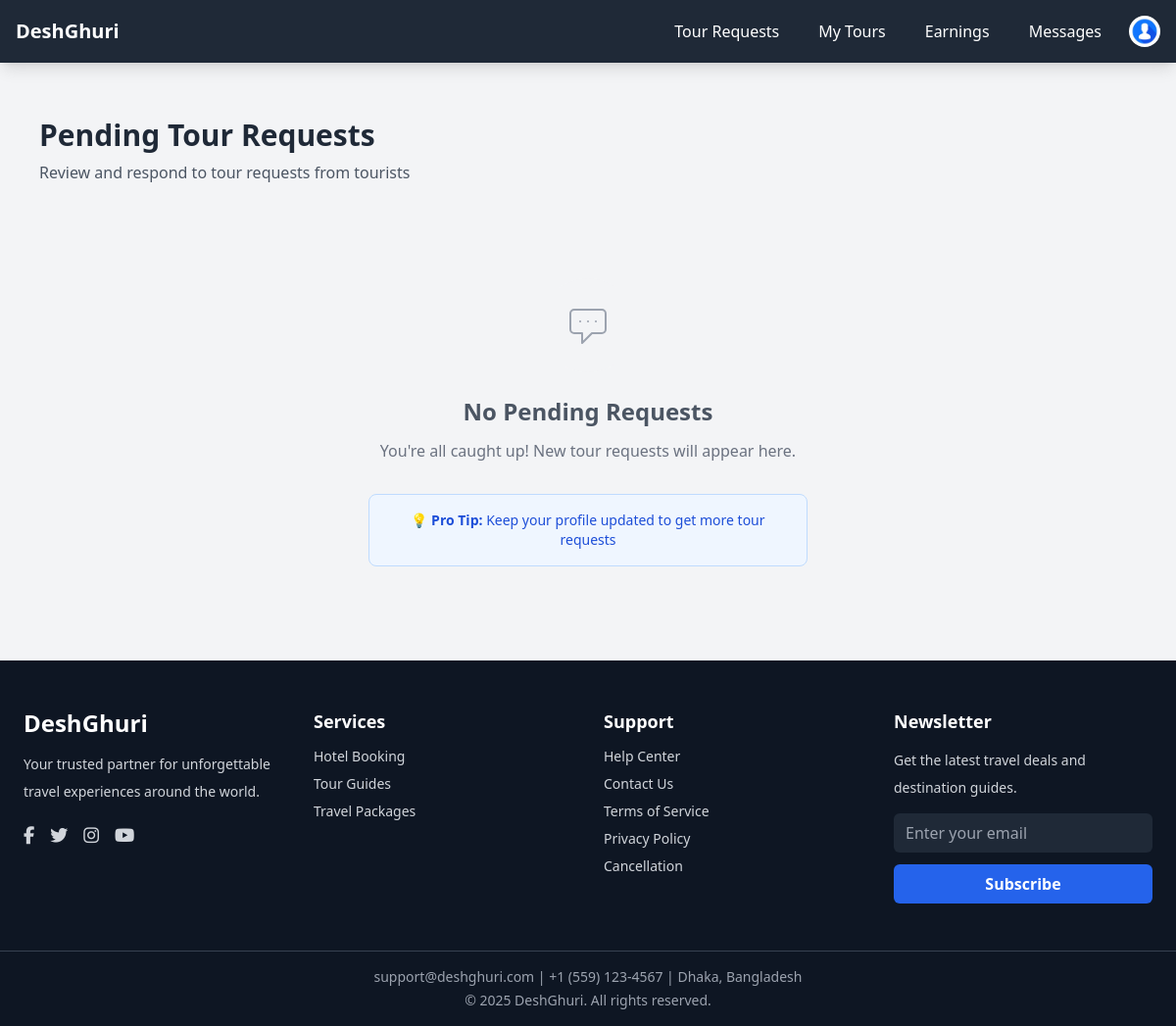
/guides/tour_requests/ (signed in), run on an earlier commit of the app's database.
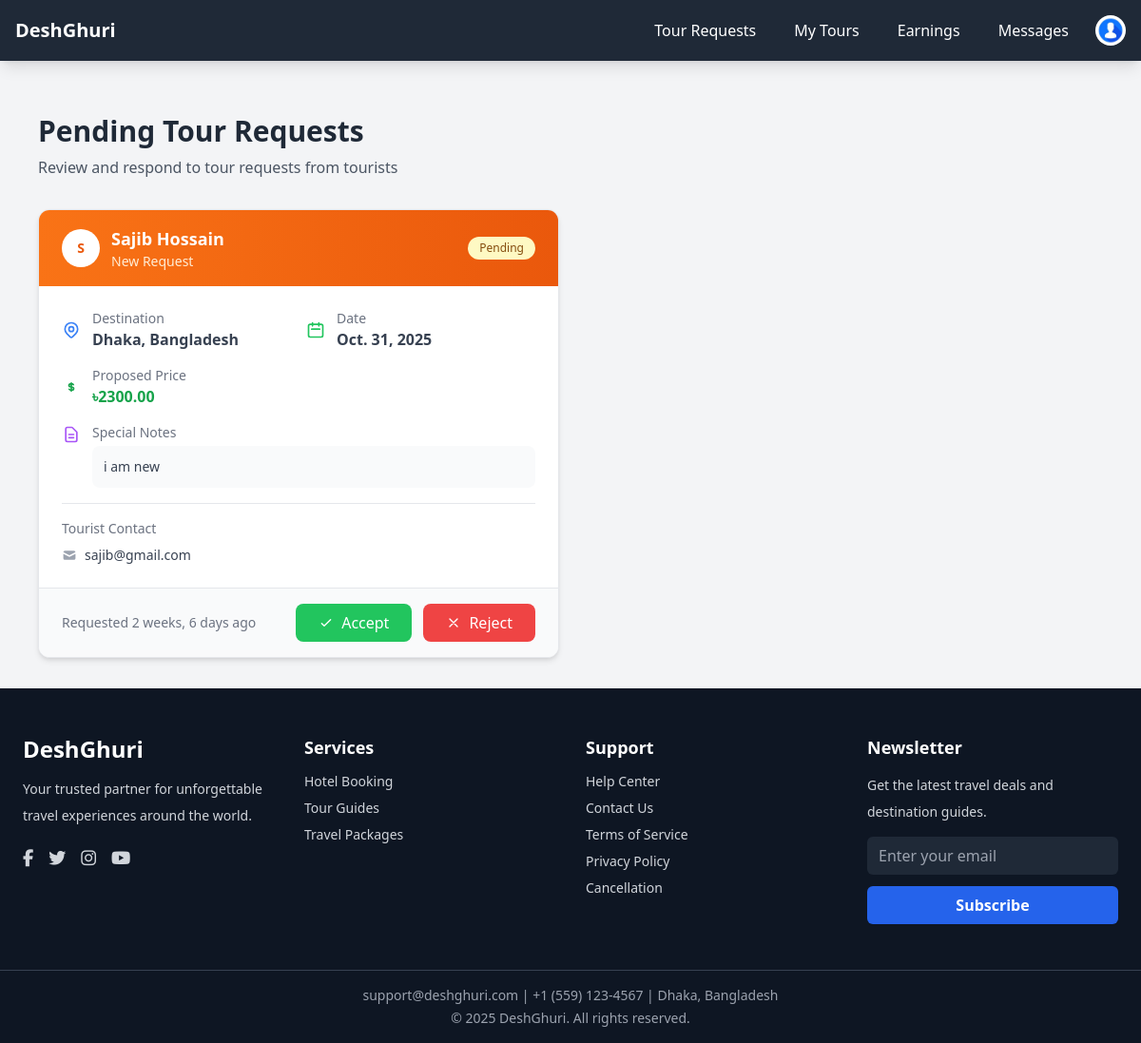
And on a later commit of the database.
### guides/models.py (models this page shows, shortened)
class TourRequest(models.Model):
    tourist = models.ForeignKey(settings.AUTH_USER_MODEL, on_delete=models.CASCADE, related_name="tourist_requests")
    guide = models.ForeignKey(settings.AUTH_USER_MODEL, on_delete=models.CASCADE, related_name="guide_requests",
                              null=True, blank=True)
    destination = models.CharField(max_length=200)
    date = models.DateField()
    number_of_travelers = models.PositiveIntegerField(
        default=1,
        verbose_name="Number of Travelers"
    )
    duration_hours = models.PositiveIntegerField(
        choices=[
            (2, '2 hours (Quick tour)'),
            (4, '4 hours (Half day)'),
            (8, '8 hours (Full day)'),
            (12, '12 hours (Full day+)'),
        ],
        default=4,
        verbose_name="Tour Duration"
    )
    places_to_explore = models.CharField(
        max_length=500,
        blank=True,
        verbose_name="Places to Explore",
        help_text="Specific places the tourist wants to visit"
    )
    price = models.DecimalField(
        max_digits=10,
        decimal_places=2,
        null=True,
        blank=True,
        verbose_name="Proposed Price"
    )
    notes = models.TextField(blank=True)
    status = models.CharField(
        max_length=20,
        choices=[
            ("pending", "Pending"),
            ("accepted", "Accepted"),
            ("completed", "Completed"),
            ("rejected", "Rejected")
        ],
        default="pending"
    )
    created_at = models.DateTimeField(auto_now_add=True)
    class Meta:
        verbose_name = "Tour Request"
        verbose_name_plural = "Tour Requests"

### accounts/models.py (models this page shows, shortened)
class User(AbstractUser):
    username = models.CharField(
        max_length=150,
        unique=True,
        help_text="Required. 150 characters or fewer."
    )
    ROLE_CHOICES = (
        ('tourist', 'Tourist'),
        ('guide', 'Guide'),
        ('hotel_manager', 'Hotel Manager'),
    )
    role = models.CharField(max_length=20, choices=ROLE_CHOICES)
    agree_terms = models.BooleanField(default=False)

### accounts/utils.py (the view)
        def wrapper(request, *args, **kwargs):
            if request.user.is_authenticated and request.user.role in allowed_roles:
                return view_func(request, *args, **kwargs)
            else:
                raise PermissionDenied

### accounts/context_processors.py (called while the page is built)
def user_role(request):
    user = None
    role = None
    if request.user.is_authenticated:
        user = request.user
        role = user.role  # from your custom User model field
    return {
        'logged_user': user,
        'logged_role': role,
    }

### accounts/utils.py (called while the page is built)
def role_required(allowed_roles=None):
    if allowed_roles is None:
        allowed_roles = []
    def decorator(view_func):
        def wrapper(request, *args, **kwargs):
            if request.user.is_authenticated and request.user.role in allowed_roles:
                return view_func(request, *args, **kwargs)
            else:
                raise PermissionDenied
        return wrapper
    return decorator

### guides/views.py (called while the page is built)
@login_required
@role_required(['guide'])
def tour_requests(request):
    requests = TourRequest.objects.filter(guide=request.user, status="pending")
    return render(request, "guides/tour_requests.html", {"requests": requests})

### template/guides/tour_requests.html (shortened to what the changed rows need)
{% extends "base.html" %}
{% block content %}
<div class="max-w-6xl mx-auto px-4 py-8">
  <div class="mb-8">
    <h1 class="text-3xl font-bold text-gray-800 mb-2">Pending Tour Requests</h1>
  </div>
  {% if requests %}
    <div class="grid grid-cols-1 lg:grid-cols-2 gap-6">
      {% for req in requests %}
      <div class="bg-white rounded-xl shadow-md border border-gray-200 hover:shadow-lg transition-shadow duration-300 overflow-hidden">
        <div class="bg-gradient-to-r from-orange-500 to-orange-600 px-6 py-4">
          <div class="flex justify-between items-center">
            <div class="flex items-center">
              <div class="w-10 h-10 bg-white rounded-full flex items-center justify-center mr-3">
                <span class="text-orange-600 font-bold text-sm">
                  {{ req.tourist.get_full_name|default:req.tourist.username|first|upper }}
                </span>
              </div>
              <div>
                <h3 class="text-lg font-bold text-white">{{ req.tourist.get_full_name|default:req.tourist.username }}</h3>
                <p class="text-orange-100 text-sm">New Request</p>
              </div>
            </div>
            <span class="bg-yellow-100 text-yellow-800 text-xs font-medium px-3 py-1 rounded-full">
              Pending
            </span>
          </div>
        </div>
        <div class="p-6">
          <div class="grid grid-cols-1 md:grid-cols-2 gap-4 mb-4">
            <div class="flex items-center text-gray-700">
              <div>
                <p class="text-sm text-gray-500">Destination</p>
                <p class="font-semibold">{{ req.destination }}</p>
              </div>
            </div>
            <div class="flex items-center text-gray-700">
              <svg class="w-5 h-5 mr-3 text-green-500" fill="none" stroke="currentColor" viewBox="0 0 24 24">
                <path stroke-linecap="round" stroke-linejoin="round" stroke-width="2" d="M8 7V3m8 4V3m-9 8h10M5 21h14a2 2 0 002-2V7a2 2 0 00-2-2H5a2 2 0 00-2 2v12a2 2 0 002 2z"/>
              </svg>
              <div>
                <p class="text-sm text-gray-500">Date</p>
                <p class="font-semibold">{{ req.date }}</p>
              </div>
            </div>
          </div>
          <div class="mb-4">
            <div class="flex items-center text-gray-700">
              <svg class="w-5 h-5 mr-3 text-green-600" fill="none" stroke="currentColor" viewBox="0 0 24 24">
                <path stroke-linecap="round" stroke-linejoin="round" stroke-width="2" d="M12 8c-1.657 0-3 .895-3 2s1.343 2 3 2 3 .895 3 2-1.343 2-3 2m0-8c1.11 0 2.08.402 2.599 1M12 8V7m0 1v8m0 0v1m0-1c-1.11 0-2.08-.402-2.599-1"/>
              </svg>
              <div>
                <p class="text-sm text-gray-500">Proposed Price</p>
                <p class="font-semibold text-green-600">
                  {% if req.price %}
                    ৳{{ req.price }}
                  {% else %}
                    <span class="text-gray-500">Not specified</span>
                  {% endif %}
                </p>
              </div>
            </div>
          </div>
          {% if req.notes %}
          <div class="mb-4">
            <div class="flex items-start">
              <svg class="w-5 h-5 mr-3 text-purple-500 mt-0.5" fill="none" stroke="currentColor" viewBox="0 0 24 24">
                <path stroke-linecap="round" stroke-linejoin="round" stroke-width="2" d="M9 12h6m-6 4h6m2 5H7a2 2 0 01-2-2V5a2 2 0 012-2h5.586a1 1 0 01.707.293l5.414 5.414a1 1 0 01.293.707V19a2 2 0 01-2 2z"/>
              </svg>
              <div class="flex-1">
                <p class="text-sm text-gray-500 mb-1">Special Notes</p>
                <p class="text-gray-700 bg-gray-50 rounded-lg p-3 text-sm">{{ req.notes }}</p>
              </div>
            </div>
          </div>
          {% endif %}
          <div class="border-t border-gray-200 pt-4 mt-4">
            <p class="text-sm text-gray-500 mb-2">Tourist Contact</p>
            <div class="flex items-center text-gray-700">
              <svg class="w-4 h-4 mr-2 text-gray-400" fill="currentColor" viewBox="0 0 20 20">
                <path d="M2.003 5.884L10 9.882l7.997-3.998A2 2 0 0016 4H4a2 2 0 00-1.997 1.884z"/>
                <path d="M18 8.118l-8 4-8-4V14a2 2 0 002 2h12a2 2 0 002-2V8.118z"/>
              </svg>
              <span class="text-sm">{{ req.tourist.email }}</span>
            </div>
          </div>
        </div>
        <div class="bg-gray-50 px-6 py-4 border-t border-gray-200">
          <div class="flex flex-col sm:flex-row sm:justify-between sm:items-center space-y-3 sm:space-y-0">
            <div class="text-sm text-gray-500">
              Requested {{ req.created_at|timesince }} ago
            </div>
            <div class="flex space-x-3">
              <a href="{% url 'accept_request' req.id %}"
                 class="flex-1 sm:flex-none bg-green-500 hover:bg-green-600 text-white px-6 py-2 rounded-lg font-medium transition-colors duration-200 text-center flex items-center justify-center">
                <svg class="w-4 h-4 mr-2" fill="none" stroke="currentColor" viewBox="0 0 24 24">
                  <path stroke-linecap="round" stroke-linejoin="round" stroke-width="2" d="M5 13l4 4L19 7"/>
                </svg>
                Accept
              </a>
              <a href="{% url 'reject_request' req.id %}"
                 class="flex-1 sm:flex-none bg-red-500 hover:bg-red-600 text-white px-6 py-2 rounded-lg font-medium transition-colors duration-200 text-center flex items-center justify-center">
                <svg class="w-4 h-4 mr-2" fill="none" stroke="currentColor" viewBox="0 0 24 24">
                  <path stroke-linecap="round" stroke-linejoin="round" stroke-width="2" d="M6 18L18 6M6 6l12 12"/>
                </svg>
                Reject
              </a>
            </div>
          </div>
        </div>
      </div>
      {% endfor %}
    </div>
  {% else %}
    <div class="text-center py-16">
      <div class="max-w-md mx-auto">
        <div class="w-24 h-24 bg-gray-100 rounded-full flex items-center justify-center mx-auto mb-6">
          <svg class="w-12 h-12 text-gray-400" fill="none" stroke="currentColor" viewBox="0 0 24 24">
            <path stroke-linecap="round" stroke-linejoin="round" stroke-width="1" d="M8 10h.01M12 10h.01M16 10h.01M9 16H5a2 2 0 01-2-2V6a2 2 0 012-2h14a2 2 0 012 2v8a2 2 0 01-2 2h-5l-5 5v-5z"/>
          </svg>
        </div>
        <h3 class="text-2xl font-semibold text-gray-600 mb-3">No Pending Requests</h3>
        <p class="text-gray-500 mb-8">You're all caught up! New tour requests will appear here.</p>
        <div class="bg-blue-50 border border-blue-200 rounded-lg p-4 text-sm text-blue-700">
          💡 <strong>Pro Tip:</strong> Keep your profile updated to get more tour requests
        </div>
      </div>
    </div>
  {% endif %}
</div>
{% endblock %}

What changed in the data, as far as the page shows it:
added TourRequest: tourist.get_full_name|first "S", tourist.get_full_name "Sajib Hossain", destination "Dhaka, Bangladesh", date "Oct. 31, 2025", price "2300.00", notes "i am new", tourist.email "sajib@gmail.com", created_at "2 weeks, 6 days"
Also different on the page:
text no longer shown: "No Pending Requests You're all caught up! New tour requests will appear here. 💡 Pro Tip: Keep your profile updated to get more tour requests"
